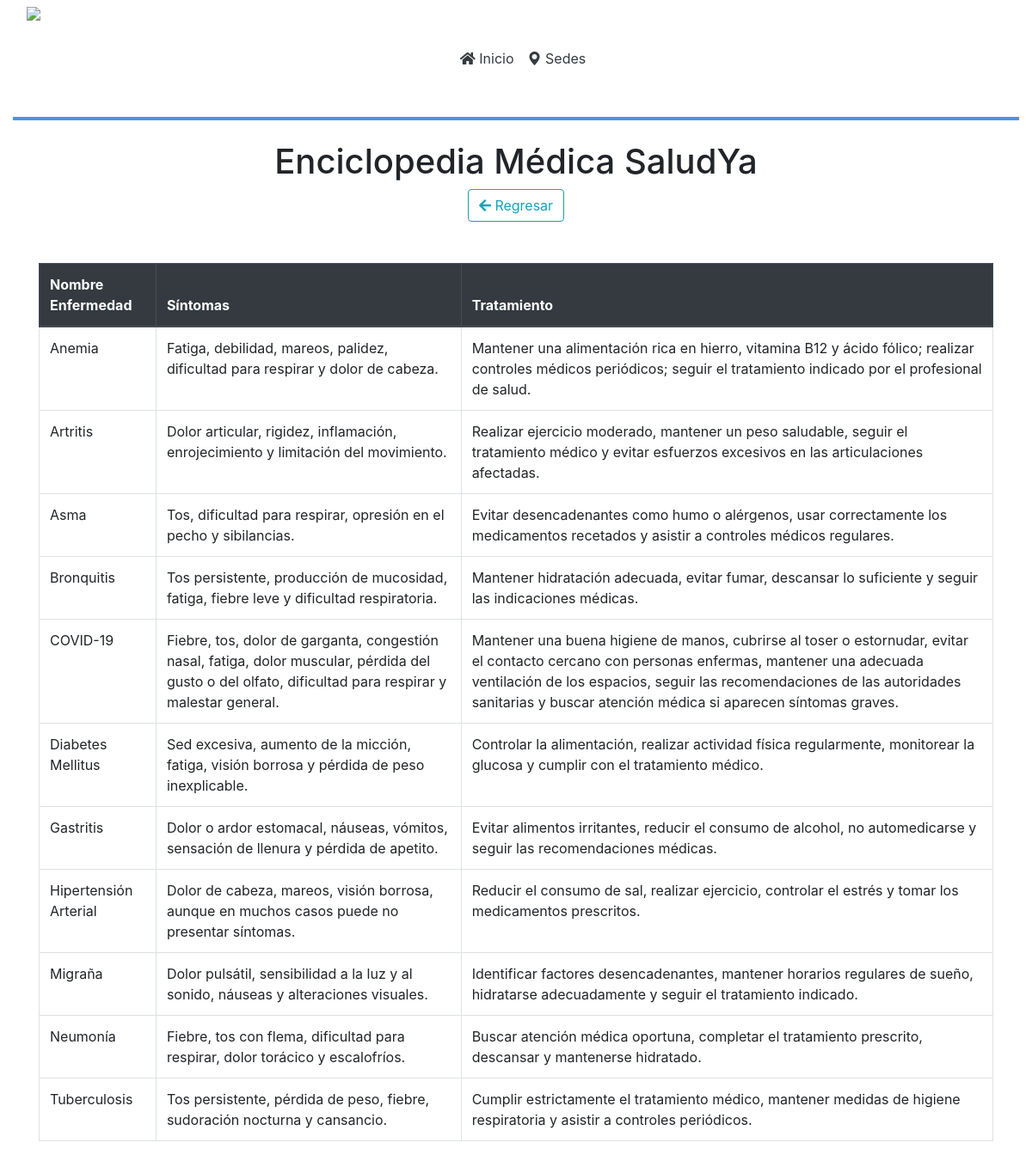
The page /enciclopedia.php on the database its author committed.
### tables this page shows
CREATE TABLE `enciclopedia` (
  `nombre` varchar(60) NOT NULL,
  `descripcion` text NOT NULL,
  `sintomas` text NOT NULL,
  `recomendaciones` text NOT NULL,
  PRIMARY KEY (`nombre`)
);

### enciclopedia.php (the view, shortened to what this page needs)
<?php
include("conexion.php");
$consulta = "SELECT * FROM enciclopedia ";
$resultado = mysqli_query($conexion, $consulta);
?>
<!DOCTYPE html>
<html lang="es">
<head>
    <link rel="stylesheet" href="https://cdn.jsdelivr.net/npm/bootstrap@4.6.0/dist/css/bootstrap.min.css">
    <link rel="stylesheet" href="https://cdn.jsdelivr.net/npm/bootstrap-icons@1.8.1/font/bootstrap-icons.css">
    <link rel="stylesheet" href="https://use.fontawesome.com/releases/v5.7.0/css/all.css">
</head>
<body>
<body>
<div class="container-fluid">
    <div class="row">
        <div class="col-md">
            <nav class="navbar navbar-expand-sm bg-white navbar-white" style="border-bottom:4px solid #4895ef;">
                <img src="img/logo.jpeg" style="height: 120px;"></img>
                <div class="collapse navbar-collapse justify-content-around" id="Menu">
                    <ul class="navbar-nav">
                        <li class="nav-item"><a href="index.php" class="nav-link active text-dark"><i class="fas fa-home"></i> Inicio</a></li>
                        <li class="nav-item"><a href="" class="nav-link text-dark"><i class="bi bi-geo-alt-fill"></i> Sedes</a></li>
                    </ul>
                </div>
            </nav>
        </div>
    </div>
<div class="container">
    <h1 class="text-center mt-4">Enciclopedia Médica SaludYa</h1>
    <div class="text-center mb-4">
        <a href="index.php" class="btn btn-outline-info">
            <i class="fas fa-arrow-left"></i> Regresar
        </a>
</div>
    <br>
    <table class="table table-bordered table-hover">
        <thead class="thead-dark">
            <tr>
                <th>Nombre Enfermedad</th>
                <th>Síntomas</th>
                <th>Tratamiento</th>
            </tr>
        </thead>
        <tbody>
        <?php while($fila = mysqli_fetch_assoc($resultado)){ ?>
            <tr>
                <td><?php echo $fila['nombre']; ?></td>
                <td><?php echo $fila['sintomas']; ?></td>
                <td><?php echo $fila['recomendaciones']; ?></td>
            </tr>
        <?php } ?>
        </tbody>
    </table>
</div>
</body>
</html>

### rows shown on the page
enciclopedia: nombre "Anemia", sintomas "Fatiga, debilidad, mareos, palidez, dificultad para respirar y dolor de cabeza.", recomendaciones "Mantener una alimentación rica en hierro, vitamina B12 y ácido fólico; realizar controles médicos periódicos; seguir el tratamiento indicado por el profesional de salud."
enciclopedia: nombre "Artritis", sintomas "Dolor articular, rigidez, inflamación, enrojecimiento y limitación del movimiento.", recomendaciones "Realizar ejercicio moderado, mantener un peso saludable, seguir el tratamiento médico y evitar esfuerzos excesivos en las articulaciones afectadas."
enciclopedia: nombre "Asma", sintomas "Tos, dificultad para respirar, opresión en el pecho y sibilancias.", recomendaciones "Evitar desencadenantes como humo o alérgenos, usar correctamente los medicamentos recetados y asistir a controles médicos regulares."
enciclopedia: nombre "Bronquitis", sintomas "Tos persistente, producción de mucosidad, fatiga, fiebre leve y dificultad respiratoria.", recomendaciones "Mantener hidratación adecuada, evitar fumar, descansar lo suficiente y seguir las indicaciones médicas."
enciclopedia: nombre "COVID-19", sintomas "Fiebre, tos, dolor de garganta, congestión nasal, fatiga, dolor muscular, pérdida del gusto o del olfato, dificultad para respirar y malestar general.", recomendaciones "Mantener una buena higiene de manos, cubrirse al toser o estornudar, evitar el contacto cercano con personas enfermas, mantener una adecuada ventilación de los espacios, seguir las recomendaciones de las autoridades sanitarias y buscar atención médica si aparecen síntomas graves."
enciclopedia: nombre "Diabetes Mellitus", sintomas "Sed excesiva, aumento de la micción, fatiga, visión borrosa y pérdida de peso inexplicable.", recomendaciones "Controlar la alimentación, realizar actividad física regularmente, monitorear la glucosa y cumplir con el tratamiento médico."
enciclopedia: nombre "Gastritis", sintomas "Dolor o ardor estomacal, náuseas, vómitos, sensación de llenura y pérdida de apetito.", recomendaciones "Evitar alimentos irritantes, reducir el consumo de alcohol, no automedicarse y seguir las recomendaciones médicas."
enciclopedia: nombre "Hipertensión Arterial", sintomas "Dolor de cabeza, mareos, visión borrosa, aunque en muchos casos puede no presentar síntomas.", recomendaciones "Reducir el consumo de sal, realizar ejercicio, controlar el estrés y tomar los medicamentos prescritos."
enciclopedia: nombre "Migraña", sintomas "Dolor pulsátil, sensibilidad a la luz y al sonido, náuseas y alteraciones visuales.", recomendaciones "Identificar factores desencadenantes, mantener horarios regulares de sueño, hidratarse adecuadamente y seguir el tratamiento indicado."
enciclopedia: nombre "Neumonía", sintomas "Fiebre, tos con flema, dificultad para respirar, dolor torácico y escalofríos.", recomendaciones "Buscar atención médica oportuna, completar el tratamiento prescrito, descansar y mantenerse hidratado."
enciclopedia: nombre "Tuberculosis", sintomas "Tos persistente, pérdida de peso, fiebre, sudoración nocturna y cansancio.", recomendaciones "Cumplir estrictamente el tratamiento médico, mantener medidas de higiene respiratoria y asistir a controles periódicos."
